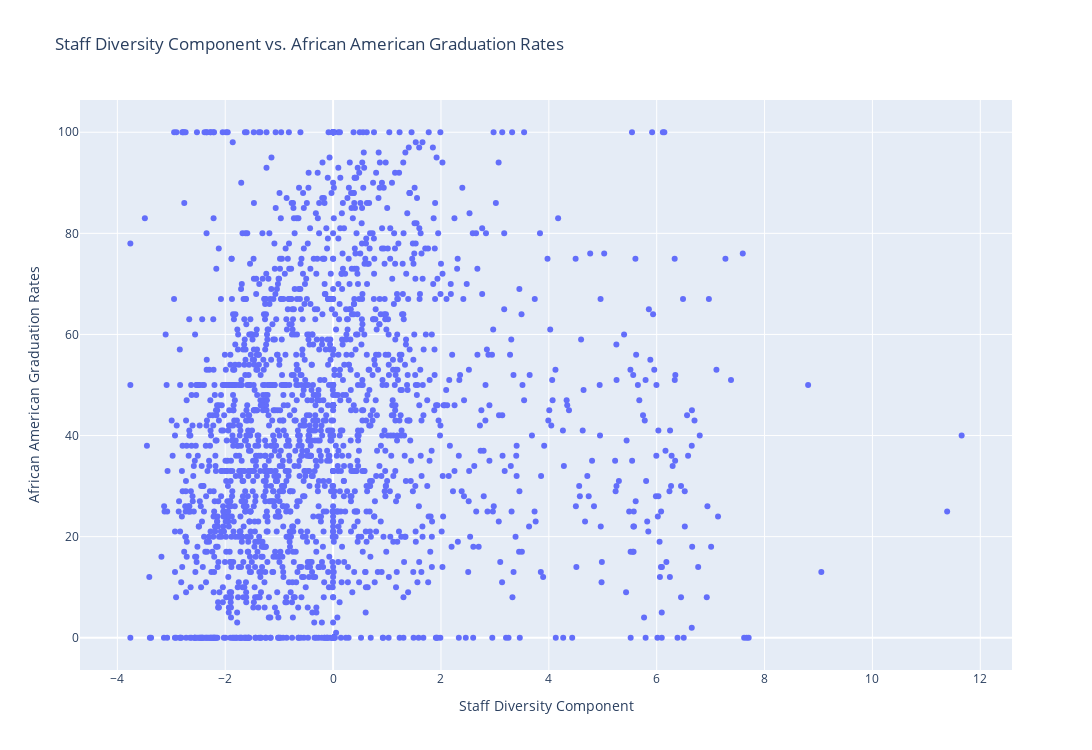

Notebook source saved alongside this figure:
### Code cell
fig = go.Figure()

fig.add_trace(
    
    go.Scatter(
        x = component.flatten(), y = y_black.to_numpy(), mode='markers'
    )
)

fig.update_layout(
    height = 750,
    width = 1200,
    xaxis = {
        "title": "Staff Diversity Component",
        
    },
    yaxis = {
        "title": "African American Graduation Rates"
    },
    title = "Staff Diversity Component vs. African American Graduation Rates"
)

fig.show()

### Figure 1 — Plotly figure (JSON) as saved in the notebook; plotly's stock layout.template omitted (floating-point values rounded to 4 significant figures; data arrays with more than 128 entries replaced by an {"elided": "..."} marker saying what was removed)
{"data": [{"mode": "markers", "type": "scatter", "x": {"elided": "2027 float values"}, "y": {"elided": "2027 int values"}}], "layout": {"height": 750, "title": {"text": "Staff Diversity Component vs. African American Graduation Rates"}, "width": 1200, "xaxis": {"title": {"text": "Staff Diversity Component"}}, "yaxis": {"title": {"text": "African American Graduation Rates"}}}}
